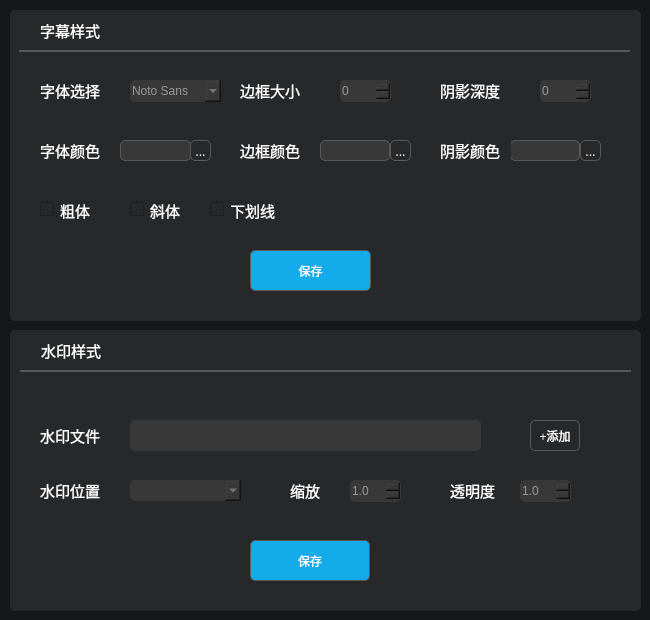
         <widget class="QWidget" name="a_tab_3">
          <property name="styleSheet">
           <string notr="true">background-color: rgb(22, 23, 25);
border-radius: 5px;

</string>
          </property>
          <attribute name="title">
           <string>字幕水印</string>
          </attribute>
          <widget class="QWidget" name="widget_4" native="true">
           <property name="geometry">
            <rect>
             <x>10</x>
             <y>10</y>
             <width>631</width>
             <height>311</height>
            </rect>
           </property>
           <property name="styleSheet">
            <string notr="true">QWidget {
       background-color: rgb(39, 40, 42);
		border-radius: 5px;
    }

</string>
           </property>
           <widget class="QLabel" name="label_96">
            <property name="geometry">
             <rect>
              <x>220</x>
              <y>190</y>
              <width>61</width>
              <height>21</height>
             </rect>
            </property>
            <property name="font">
             <font>
              <family>黑体</family>
              <pointsize>11</pointsize>
             </font>
            </property>
            <property name="styleSheet">
             <string notr="true">color: rgb(255, 255, 255);</string>
            </property>
            <property name="text">
             <string>下划线</string>
            </property>
           </widget>
           <widget class="QCheckBox" name="underlineCheck">
            <property name="geometry">
             <rect>
              <x>200</x>
              <y>190</y>
              <width>21</width>
              <height>19</height>
             </rect>
            </property>
            <property name="text">
             <string/>
            </property>
           </widget>
           <widget class="QCheckBox" name="italicCheck">
            <property name="geometry">
             <rect>
              <x>120</x>
              <y>190</y>
              <width>21</width>
              <height>19</height>
             </rect>
            </property>
            <property name="text">
             <string/>
            </property>
           </widget>
           <widget class="QFontComboBox" name="fontFamilyComboBox">
            <property name="geometry">
             <rect>
              <x>120</x>
              <y>70</y>
              <width>91</width>
              <height>22</height>
             </rect>
            </property>
            <property name="styleSheet">
             <string notr="true">background-color: rgb(56, 56, 56);
color: rgb(153, 153, 153);</string>
            </property>
            <property name="currentFont">
             <font>
              <family>江城圆体 700W</family>
              <bold>true</bold>
             </font>
            </property>
           </widget>
           <widget class="QToolButton" name="fontColorToolButton">
            <property name="geometry">
             <rect>
              <x>180</x>
              <y>130</y>
              <width>21</width>
              <height>21</height>
             </rect>
            </property>
            <property name="font">
             <font>
              <family>黑体</family>
              <pointsize>10</pointsize>
             </font>
            </property>
            <property name="styleSheet">
             <string notr="true"> QToolButton {
	color: rgb(255, 255, 255);
	border: 1px solid;
	border-radius: 5px;
    border-color: rgb(88, 88, 88); 
}
QToolButton:hover {
     border: 2px solid  rgb(19, 171, 234);
	 color: rgb(19, 171, 234);
}
QToolButton:pressed {
    background-color: rgb(19, 171, 234);
	color: rgb(255, 255, 255);
}
</string>
            </property>
            <property name="text">
             <string>...</string>
            </property>
           </widget>
           <widget class="QLineEdit" name="borderColorLineEdit">
            <property name="geometry">
             <rect>
              <x>310</x>
              <y>130</y>
              <width>70</width>
              <height>21</height>
             </rect>
            </property>
            <property name="styleSheet">
             <string notr="true">color: rgb(153, 153, 153);
background-color: rgb(56, 56, 56);
border: 1px solid;
border-color: rgb(88, 88, 88); </string>
            </property>
           </widget>
           <widget class="QToolButton" name="shadowColorToolButton">
            <property name="geometry">
             <rect>
              <x>570</x>
              <y>130</y>
              <width>21</width>
              <height>21</height>
             </rect>
            </property>
            <property name="font">
             <font>
              <family>黑体</family>
              <pointsize>10</pointsize>
             </font>
            </property>
            <property name="styleSheet">
             <string notr="true"> QToolButton {
	color: rgb(255, 255, 255);
	border: 1px solid;
	border-radius: 5px;
    border-color: rgb(88, 88, 88); 
}
QToolButton:hover {
     border: 2px solid  rgb(19, 171, 234);
	 color: rgb(19, 171, 234);
}
QToolButton:pressed {
    background-color: rgb(19, 171, 234);
	color: rgb(255, 255, 255);
}
</string>
            </property>
            <property name="text">
             <string>...</string>
            </property>
           </widget>
           <widget class="QLabel" name="label_98">
            <property name="geometry">
             <rect>
              <x>30</x>
              <y>70</y>
              <width>81</width>
              <height>21</height>
             </rect>
            </property>
            <property name="font">
             <font>
              <family>黑体</family>
              <pointsize>11</pointsize>
             </font>
            </property>
            <property name="styleSheet">
             <string notr="true">color: rgb(255, 255, 255);</string>
            </property>
            <property name="text">
             <string>字体选择</string>
            </property>
           </widget>
           <widget class="QSpinBox" name="borderSizeSpin">
            <property name="geometry">
             <rect>
              <x>330</x>
              <y>70</y>
              <width>51</width>
              <height>22</height>
             </rect>
            </property>
            <property name="styleSheet">
             <string notr="true">background-color: rgb(56, 56, 56);
color: rgb(153, 153, 153);</string>
            </property>
            <property name="maximum">
             <number>10</number>
            </property>
           </widget>
           <widget class="QCheckBox" name="boldCheck">
            <property name="geometry">
             <rect>
              <x>30</x>
              <y>190</y>
              <width>21</width>
              <height>19</height>
             </rect>
            </property>
            <property name="styleSheet">
             <string notr="true">color: rgb(255, 255, 255);</string>
            </property>
            <property name="text">
             <string/>
            </property>
           </widget>
           <widget class="QSpinBox" name="shadowDepthSpin">
            <property name="geometry">
             <rect>
              <x>530</x>
              <y>70</y>
              <width>51</width>
              <height>22</height>
             </rect>
            </property>
            <property name="styleSheet">
             <string notr="true">background-color: rgb(56, 56, 56);
color: rgb(153, 153, 153);</string>
            </property>
            <property name="maximum">
             <number>10</number>
            </property>
           </widget>
           <widget class="QToolButton" name="borderColorToolButton">
            <property name="geometry">
             <rect>
              <x>380</x>
              <y>130</y>
              <width>21</width>
              <height>21</height>
             </rect>
            </property>
            <property name="font">
             <font>
              <family>黑体</family>
              <pointsize>10</pointsize>
             </font>
            </property>
            <property name="styleSheet">
             <string notr="true"> QToolButton {
	color: rgb(255, 255, 255);
	border: 1px solid;
	border-radius: 5px;
    border-color: rgb(88, 88, 88); 
}
QToolButton:hover {
     border: 2px solid  rgb(19, 171, 234);
	 color: rgb(19, 171, 234);
}
QToolButton:pressed {
    background-color: rgb(19, 171, 234);
	color: rgb(255, 255, 255);
}
</string>
            </property>
            <property name="text">
             <string>...</string>
            </property>
           </widget>
           <widget class="QLabel" name="label_97">
            <property name="geometry">
             <rect>
              <x>140</x>
              <y>190</y>
              <width>31</width>
              <height>20</height>
             </rect>
            </property>
            <property name="font">
             <font>
              <family>黑体</family>
              <pointsize>11</pointsize>
             </font>
            </property>
            <property name="styleSheet">
             <string notr="true">color: rgb(255, 255, 255);</string>
            </property>
            <property name="text">
             <string>斜体</string>
            </property>
           </widget>
           <widget class="QLabel" name="label_95">
            <property name="geometry">
             <rect>
              <x>230</x>
              <y>70</y>
              <width>71</width>
              <height>21</height>
             </rect>
            </property>
            <property name="font">
             <font>
              <family>黑体</family>
              <pointsize>11</pointsize>
             </font>
            </property>
            <property name="styleSheet">
             <string notr="true">color: rgb(255, 255, 255);</string>
            </property>
            <property name="text">
             <string>边框大小</string>
            </property>
           </widget>
           <widget class="QToolButton" name="savePreviewToolButton">
            <property name="geometry">
             <rect>
              <x>240</x>
              <y>240</y>
              <width>121</width>
              <height>41</height>
             </rect>
            </property>
            <property name="styleSheet">
             <string notr="true">QToolButton {
	background-color: rgb(19, 171, 234);
	color: rgb(255, 255, 255);
	border: 1px solid;
	border-radius: 5px;
    border-color: rgb(88, 88, 88); 
}
QToolButton:hover {
     border: 2px solid  rgb(255, 255, 127);
	 color: rgb(255, 255, 127);
}
QToolButton:pressed {
    background-color: rgb(255, 255, 127);
	color:rgb(204, 0, 0);
}
</string>
            </property>
            <property name="text">
             <string>保存</string>
            </property>
           </widget>
           <widget class="QLineEdit" name="shadowColorLineEdit">
            <property name="geometry">
             <rect>
              <x>500</x>
              <y>130</y>
              <width>70</width>
              <height>21</height>
             </rect>
            </property>
            <property name="styleSheet">
             <string notr="true">color: rgb(153, 153, 153);
background-color: rgb(56, 56, 56);
border: 1px solid;
border-color: rgb(88, 88, 88); </string>
            </property>
           </widget>
           <widget class="QLineEdit" name="fontColorLineEdit">
            <property name="geometry">
             <rect>
              <x>110</x>
              <y>130</y>
              <width>71</width>
              <height>21</height>
             </rect>
            </property>
            <property name="styleSheet">
             <string notr="true">color: rgb(153, 153, 153);
background-color: rgb(56, 56, 56);
border: 1px solid;
border-color: rgb(88, 88, 88); </string>
            </property>
           </widget>
           <widget class="QLabel" name="label_99">
            <property name="geometry">
             <rect>
              <x>430</x>
              <y>70</y>
              <width>71</width>
              <height>21</height>
             </rect>
            </property>
            <property name="font">
             <font>
              <family>黑体</family>
              <pointsize>11</pointsize>
             </font>
            </property>
            <property name="styleSheet">
             <string notr="true">color: rgb(255, 255, 255);</string>
            </property>
            <property name="text">
             <string>阴影深度</string>
            </property>
           </widget>
           <widget class="QLabel" name="label_94">
            <property name="geometry">
             <rect>
              <x>50</x>
              <y>190</y>
              <width>31</width>
              <height>21</height>
             </rect>
            </property>
            <property name="font">
             <font>
              <family>黑体</family>
              <pointsize>11</pointsize>
             </font>
            </property>
            <property name="styleSheet">
             <string notr="true">color: rgb(255, 255, 255);</string>
            </property>
            <property name="text">
             <string>粗体</string>
            </property>
           </widget>
           <widget class="QLabel" name="label_6">
            <property name="geometry">
             <rect>
              <x>30</x>
              <y>10</y>
              <width>71</width>
              <height>21</height>
             </rect>
            </property>
            <property name="font">
             <font>
              <family>黑体</family>
              <pointsize>11</pointsize>
             </font>
            </property>
            <property name="styleSheet">
             <string notr="true">color: rgb(255, 255, 255);</string>
            </property>
            <property name="text">
             <string>字幕样式</string>
            </property>
           </widget>
           <widget class="QWidget" name="widget_6" native="true">
            <property name="geometry">
             <rect>
              <x>9</x>
              <y>40</y>
              <width>611</width>
              <height>2</height>
             </rect>
            </property>
            <property name="styleSheet">
             <string notr="true">background-color:  rgb(88, 88, 88)</string>
            </property>
           </widget>
           <widget class="QLabel" name="label_107">
            <property name="geometry">
             <rect>
              <x>30</x>
              <y>130</y>
              <width>71</width>
              <height>21</height>
             </rect>
            </property>
            <property name="font">
             <font>
              <family>黑体</family>
              <pointsize>11</pointsize>
             </font>
            </property>
            <property name="styleSheet">
             <string notr="true">color: rgb(255, 255, 255);</string>
            </property>
            <property name="text">
             <string>字体颜色</string>
            </property>
           </widget>
           <widget class="QLabel" name="label_108">
            <property name="geometry">
             <rect>
              <x>230</x>
              <y>130</y>
              <width>71</width>
              <height>21</height>
             </rect>
            </property>
            <property name="font">
             <font>
              <family>黑体</family>
              <pointsize>11</pointsize>
             </font>
            </property>
            <property name="styleSheet">
             <string notr="true">color: rgb(255, 255, 255);</string>
            </property>
            <property name="text">
             <string>边框颜色</string>
            </property>
           </widget>
           <widget class="QLabel" name="label_109">
            <property name="geometry">
             <rect>
              <x>430</x>
              <y>130</y>
              <width>71</width>
              <height>21</height>
             </rect>
            </property>
            <property name="font">
             <font>
              <family>黑体</family>
              <pointsize>11</pointsize>
             </font>
            </property>
            <property name="styleSheet">
             <string notr="true">color: rgb(255, 255, 255);</string>
            </property>
            <property name="text">
             <string>阴影颜色</string>
            </property>
           </widget>
          </widget>
          <widget class="QWidget" name="widget_5" native="true">
           <property name="geometry">
            <rect>
             <x>10</x>
             <y>330</y>
             <width>631</width>
             <height>281</height>
            </rect>
           </property>
           <property name="styleSheet">
            <string notr="true">QWidget {
       background-color: rgb(39, 40, 42);
		border-radius: 5px;
    }

</string>
           </property>
           <widget class="QToolButton" name="saveWaterButton">
            <property name="geometry">
             <rect>
              <x>240</x>
              <y>210</y>
              <width>120</width>
              <height>41</height>
             </rect>
            </property>
            <property name="styleSheet">
             <string notr="true">QToolButton {
	background-color: rgb(19, 171, 234);
	color: rgb(255, 255, 255);
	border: 1px solid;
	border-radius: 5px;
    border-color: rgb(88, 88, 88); 
}
QToolButton:hover {
     border: 2px solid  rgb(255, 255, 127);
	 color: rgb(255, 255, 127);
}
QToolButton:pressed {
    background-color: rgb(255, 255, 127);
	color:rgb(204, 0, 0);
}
</string>
            </property>
            <property name="text">
             <string>保存</string>
            </property>
           </widget>
           <widget class="QDoubleSpinBox" name="ZoomPicDoubleSpinBox">
            <property name="geometry">
             <rect>
              <x>340</x>
              <y>150</y>
              <width>51</width>
              <height>22</height>
             </rect>
            </property>
            <property name="styleSheet">
             <string notr="true">background-color: rgb(56, 56, 56);
color: rgb(153, 153, 153);</string>
            </property>
            <property name="decimals">
             <number>1</number>
            </property>
            <property name="maximum">
             <double>1.000000000000000</double>
            </property>
            <property name="singleStep">
             <double>0.100000000000000</double>
            </property>
            <property name="value">
             <double>1.000000000000000</double>
            </property>
           </widget>
           <widget class="QLabel" name="label_118">
            <property name="geometry">
             <rect>
              <x>30</x>
              <y>90</y>
              <width>71</width>
              <height>31</height>
             </rect>
            </property>
            <property name="font">
             <font>
              <family>黑体</family>
              <pointsize>11</pointsize>
             </font>
            </property>
            <property name="styleSheet">
             <string notr="true">color: rgb(255, 255, 255);</string>
            </property>
            <property name="text">
             <string>水印文件</string>
            </property>
           </widget>
           <widget class="QLabel" name="label_116">
            <property name="geometry">
             <rect>
              <x>280</x>
              <y>150</y>
              <width>41</width>
              <height>21</height>
             </rect>
            </property>
            <property name="font">
             <font>
              <family>黑体</family>
              <pointsize>11</pointsize>
             </font>
            </property>
            <property name="styleSheet">
             <string notr="true">color: rgb(255, 255, 255);</string>
            </property>
            <property name="text">
             <string>缩放</string>
            </property>
           </widget>
           <widget class="QLabel" name="label_115">
            <property name="geometry">
             <rect>
              <x>440</x>
              <y>150</y>
              <width>61</width>
              <height>21</height>
             </rect>
            </property>
            <property name="font">
             <font>
              <family>黑体</family>
              <pointsize>11</pointsize>
             </font>
            </property>
            <property name="styleSheet">
             <string notr="true">color: rgb(255, 255, 255);</string>
            </property>
            <property name="text">
             <string>透明度</string>
            </property>
           </widget>
           <widget class="QLabel" name="label_117">
            <property name="geometry">
             <rect>
              <x>30</x>
              <y>150</y>
              <width>71</width>
              <height>21</height>
             </rect>
            </property>
            <property name="font">
             <font>
              <family>黑体</family>
              <pointsize>11</pointsize>
             </font>
            </property>
            <property name="styleSheet">
             <string notr="true">color: rgb(255, 255, 255);</string>
            </property>
            <property name="text">
             <string>水印位置</string>
            </property>
           </widget>
           <widget class="QComboBox" name="picWatermarkSpaceComboBox">
            <property name="geometry">
             <rect>
              <x>120</x>
              <y>150</y>
              <width>111</width>
              <height>21</height>
             </rect>
            </property>
            <property name="styleSheet">
             <string notr="true">background-color: rgb(56, 56, 56);
color: rgb(153, 153, 153);</string>
            </property>
           </widget>
           <widget class="QToolButton" name="selectPicVideoToolButton">
            <property name="geometry">
             <rect>
              <x>520</x>
              <y>90</y>
              <width>50</width>
              <height>31</height>
             </rect>
            </property>
            <property name="styleSheet">
             <string notr="true"> QToolButton {
	color: rgb(255, 255, 255);
	border: 1px solid;
    border-color: rgb(88, 88, 88); 
}
QToolButton:hover {
     border: 2px solid  rgb(19, 171, 234);
	 color: rgb(19, 171, 234);
}
QToolButton:pressed {
    background-color: rgb(19, 171, 234);
	color: rgb(255, 255, 255);
}
</string>
            </property>
            <property name="text">
             <string>+添加</string>
            </property>
           </widget>
           <widget class="QLabel" name="selectPicPathLabel">
            <property name="geometry">
             <rect>
              <x>120</x>
              <y>90</y>
              <width>351</width>
              <height>31</height>
             </rect>
            </property>
            <property name="styleSheet">
             <string notr="true">background-color: rgb(56, 56, 56);
color: rgb(153, 153, 153);
</string>
            </property>
            <property name="text">
             <string/>
            </property>
           </widget>
           <widget class="QDoubleSpinBox" name="alphaPicDoubleSpinBox">
            <property name="geometry">
             <rect>
              <x>510</x>
              <y>150</y>
              <width>51</width>
              <height>22</height>
             </rect>
            </property>
            <property name="styleSheet">
             <string notr="true">background-color: rgb(56, 56, 56);
color: rgb(153, 153, 153);</string>
            </property>
            <property name="decimals">
             <number>1</number>
            </property>
            <property name="maximum">
             <double>1.000000000000000</double>
            </property>
            <property name="singleStep">
             <double>0.100000000000000</double>
            </property>
            <property name="value">
             <double>1.000000000000000</double>
            </property>
           </widget>
           <widget class="QLabel" name="label_7">
            <property name="geometry">
             <rect>
              <x>31</x>
              <y>10</y>
              <width>71</width>
              <height>21</height>
             </rect>
            </property>
            <property name="font">
             <font>
              <family>黑体</family>
              <pointsize>11</pointsize>
             </font>
            </property>
            <property name="styleSheet">
             <string notr="true">color: rgb(255, 255, 255);</string>
            </property>
            <property name="text">
             <string>水印样式</string>
            </property>
           </widget>
           <widget class="QWidget" name="widget_9" native="true">
            <property name="geometry">
             <rect>
              <x>10</x>
              <y>40</y>
              <width>611</width>
              <height>2</height>
             </rect>
            </property>
            <property name="styleSheet">
             <string notr="true">background-color:  rgb(88, 88, 88)</string>
            </property>
           </widget>
          </widget>
         </widget>
